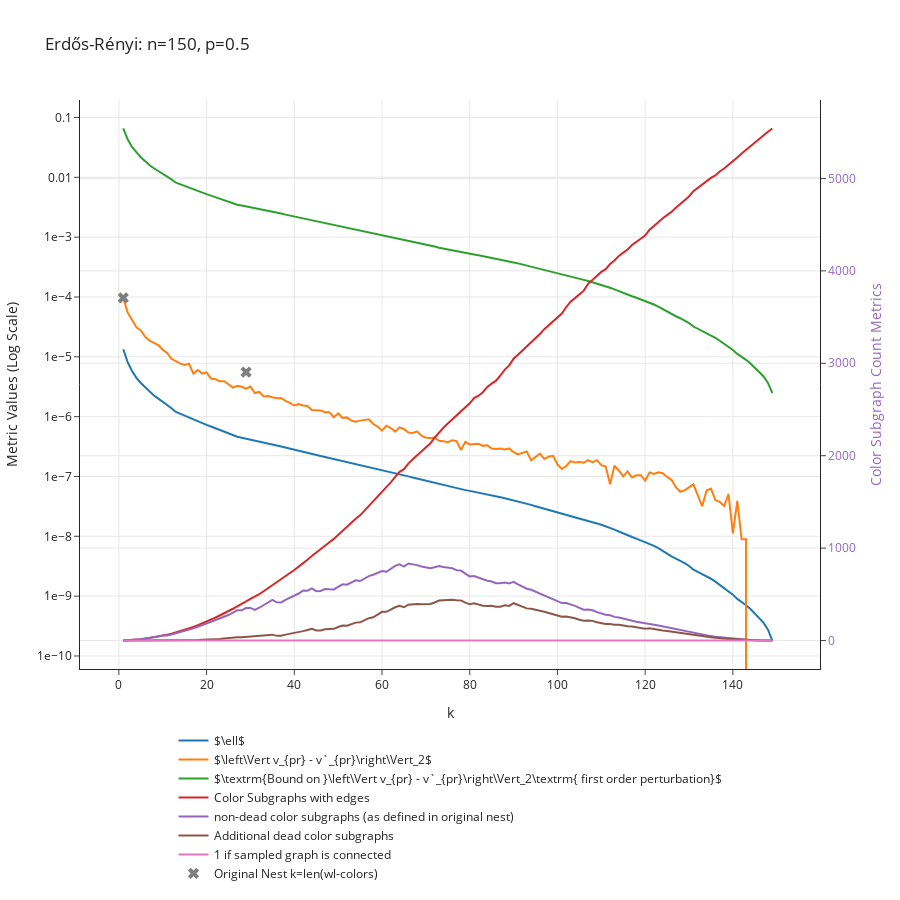

Notebook cell for this chart:
### Code cell
p = 0.5
n = 150
G = nx.erdos_renyi_graph(n, p)
data_dict = get_convergence_data_of_nest(G, min_cluster_size = 1, max_k = 150)
plot_convergence_data(data_dict, f"Erdős-Rényi: n={n}, p={p}")

### Figure 1 — Plotly figure (JSON) as saved in the notebook; plotly's stock layout.template omitted (floating-point values rounded to 4 significant figures; data arrays with more than 128 entries replaced by an {"elided": "..."} marker saying what was removed)
{"data": [{"mode": "lines", "name": "$\\ell$", "type": "scatter", "x": {"elided": "149 int values"}, "y": {"elided": "149 float values"}}, {"mode": "lines", "name": "$\\left\\Vert v_{pr} - v`_{pr}\\right\\Vert_2$", "type": "scatter", "x": {"elided": "149 int values"}, "y": {"elided": "149 float values"}}, {"mode": "lines", "name": "$\\textrm{Bound on }\\left\\Vert v_{pr} - v`_{pr}\\right\\Vert_2\\textrm{ first order perturbation}$", "type": "scatter", "x": {"elided": "149 int values"}, "y": {"elided": "149 float values"}}, {"mode": "lines", "name": "Color Subgraphs with edges", "type": "scatter", "x": {"elided": "149 int values"}, "y": {"elided": "149 int values"}, "yaxis": "y2"}, {"mode": "lines", "name": "non-dead color subgraphs (as defined in original nest)", "type": "scatter", "x": {"elided": "149 int values"}, "y": {"elided": "149 int values"}, "yaxis": "y2"}, {"mode": "lines", "name": "Additional dead color subgraphs", "type": "scatter", "x": {"elided": "149 int values"}, "y": {"elided": "149 int values"}, "yaxis": "y2"}, {"mode": "lines", "name": "1 if sampled graph is connected", "type": "scatter", "x": {"elided": "149 int values"}, "y": {"elided": "149 int values"}, "yaxis": "y2"}, {"marker": {"size": 10, "symbol": "x"}, "mode": "markers", "name": "Original Nest k=len(wl-colors)", "type": "scatter", "x": [1, 29, 150], "y": [9.671e-05, 5.553e-06, 0]}], "layout": {"height": 900, "hovermode": "closest", "legend": {"orientation": "h", "x": 0.5, "xanchor": "center", "y": -0.1, "yanchor": "top"}, "title": {"text": "Erdős-Rényi: n=150, p=0.5"}, "xaxis": {"title": {"text": "k"}}, "yaxis": {"exponentformat": "e", "title": {"text": "Metric Values (Log Scale)"}, "type": "log"}, "yaxis2": {"overlaying": "y", "side": "right", "tickfont": {"color": "rgba(148, 103, 189, 1)"}, "title": {"font": {"color": "rgba(148, 103, 189, 1)"}, "text": "Color Subgraph Count Metrics"}, "type": "linear"}}}
